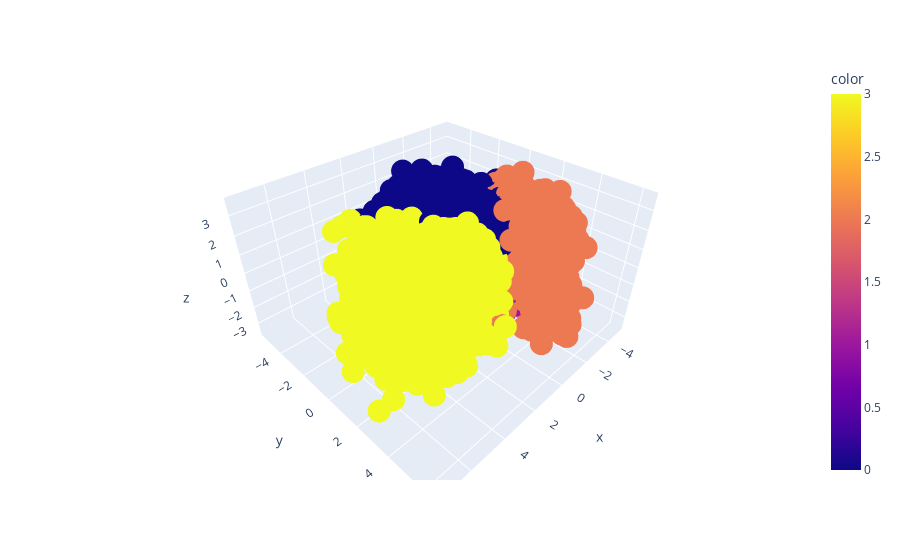

This figure's notebook cell:
### Code cell
px.scatter_3d(data, data[:,0],data[:,1],data[:,2], color=km.labels_)

### Figure 1 — Plotly figure (JSON) as saved in the notebook; plotly's stock layout.template omitted (floating-point values rounded to 4 significant figures; data arrays with more than 128 entries replaced by an {"elided": "..."} marker saying what was removed)
{"data": [{"hovertemplate": "x=%{x}<br>y=%{y}<br>z=%{z}<br>color=%{marker.color}<extra></extra>", "legendgroup": "", "marker": {"color": {"elided": "7043 int values"}, "coloraxis": "coloraxis", "symbol": "circle"}, "mode": "markers", "name": "", "scene": "scene", "showlegend": false, "type": "scatter3d", "x": {"elided": "7043 float values"}, "y": {"elided": "7043 float values"}, "z": {"elided": "7043 float values"}}], "layout": {"coloraxis": {"colorbar": {"title": {"text": "color"}}, "colorscale": [[0, "#0d0887"], [0.1111, "#46039f"], [0.2222, "#7201a8"], [0.3333, "#9c179e"], [0.4444, "#bd3786"], [0.5556, "#d8576b"], [0.6667, "#ed7953"], [0.7778, "#fb9f3a"], [0.8889, "#fdca26"], [1, "#f0f921"]]}, "legend": {"tracegroupgap": 0}, "margin": {"t": 60}, "scene": {"domain": {"x": [0, 1], "y": [0, 1]}, "xaxis": {"title": {"text": "x"}}, "yaxis": {"title": {"text": "y"}}, "zaxis": {"title": {"text": "z"}}}}}
